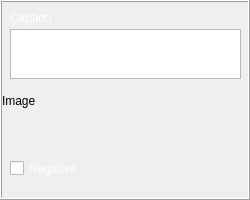
<?xml version="1.0" encoding="UTF-8"?>
<ui version="4.0">
 <class>ImageGroupView</class>
 <widget class="QWidget" name="ImageGroupView">
  <property name="geometry">
   <rect>
    <x>0</x>
    <y>0</y>
    <width>250</width>
    <height>200</height>
   </rect>
  </property>
  <property name="sizePolicy">
   <sizepolicy hsizetype="Fixed" vsizetype="Fixed">
    <horstretch>0</horstretch>
    <verstretch>0</verstretch>
   </sizepolicy>
  </property>
  <property name="minimumSize">
   <size>
    <width>250</width>
    <height>200</height>
   </size>
  </property>
  <property name="maximumSize">
   <size>
    <width>250</width>
    <height>278</height>
   </size>
  </property>
  <property name="windowTitle">
   <string>Form</string>
  </property>
  <layout class="QVBoxLayout" name="verticalLayout">
   <property name="spacing">
    <number>0</number>
   </property>
   <property name="margin">
    <number>0</number>
   </property>
   <item>
    <widget class="QFrame" name="frame">
     <property name="frameShape">
      <enum>QFrame::Box</enum>
     </property>
     <property name="frameShadow">
      <enum>QFrame::Raised</enum>
     </property>
     <widget class="QLabel" name="lCaption">
      <property name="geometry">
       <rect>
        <x>10</x>
        <y>10</y>
        <width>101</width>
        <height>16</height>
       </rect>
      </property>
      <property name="styleSheet">
       <string notr="true">font: 75 10pt &quot;MS Shell Dlg 2&quot;;
color: rgb(255, 255, 255);</string>
      </property>
      <property name="text">
       <string>Caption</string>
      </property>
     </widget>
     <widget class="QLabel" name="lCurrentImage">
      <property name="geometry">
       <rect>
        <x>2</x>
        <y>2</y>
        <width>248</width>
        <height>198</height>
       </rect>
      </property>
      <property name="minimumSize">
       <size>
        <width>200</width>
        <height>160</height>
       </size>
      </property>
      <property name="styleSheet">
       <string notr="true"/>
      </property>
      <property name="text">
       <string>Image</string>
      </property>
     </widget>
     <widget class="QCheckBox" name="cbIsNegative">
      <property name="geometry">
       <rect>
        <x>10</x>
        <y>160</y>
        <width>111</width>
        <height>17</height>
       </rect>
      </property>
      <property name="styleSheet">
       <string notr="true">font: 75 10pt &quot;MS Shell Dlg 2&quot;;
color: rgb(255, 255, 255);</string>
      </property>
      <property name="text">
       <string>Negative</string>
      </property>
      <property name="iconSize">
       <size>
        <width>32</width>
        <height>32</height>
       </size>
      </property>
     </widget>
     <widget class="QListView" name="lvImages">
      <property name="geometry">
       <rect>
        <x>10</x>
        <y>29</y>
        <width>231</width>
        <height>50</height>
       </rect>
      </property>
      <property name="maximumSize">
       <size>
        <width>16777215</width>
        <height>50</height>
       </size>
      </property>
      <property name="autoFillBackground">
       <bool>true</bool>
      </property>
      <property name="verticalScrollBarPolicy">
       <enum>Qt::ScrollBarAlwaysOff</enum>
      </property>
      <property name="horizontalScrollBarPolicy">
       <enum>Qt::ScrollBarAlwaysOff</enum>
      </property>
      <property name="autoScrollMargin">
       <number>3</number>
      </property>
      <property name="editTriggers">
       <set>QAbstractItemView::NoEditTriggers</set>
      </property>
      <property name="iconSize">
       <size>
        <width>70</width>
        <height>50</height>
       </size>
      </property>
      <property name="flow">
       <enum>QListView::LeftToRight</enum>
      </property>
      <property name="viewMode">
       <enum>QListView::IconMode</enum>
      </property>
     </widget>
     <zorder>lCurrentImage</zorder>
     <zorder>lCaption</zorder>
     <zorder>cbIsNegative</zorder>
     <zorder>lvImages</zorder>
    </widget>
   </item>
  </layout>
 </widget>
 <resources/>
 <connections/>
</ui>
